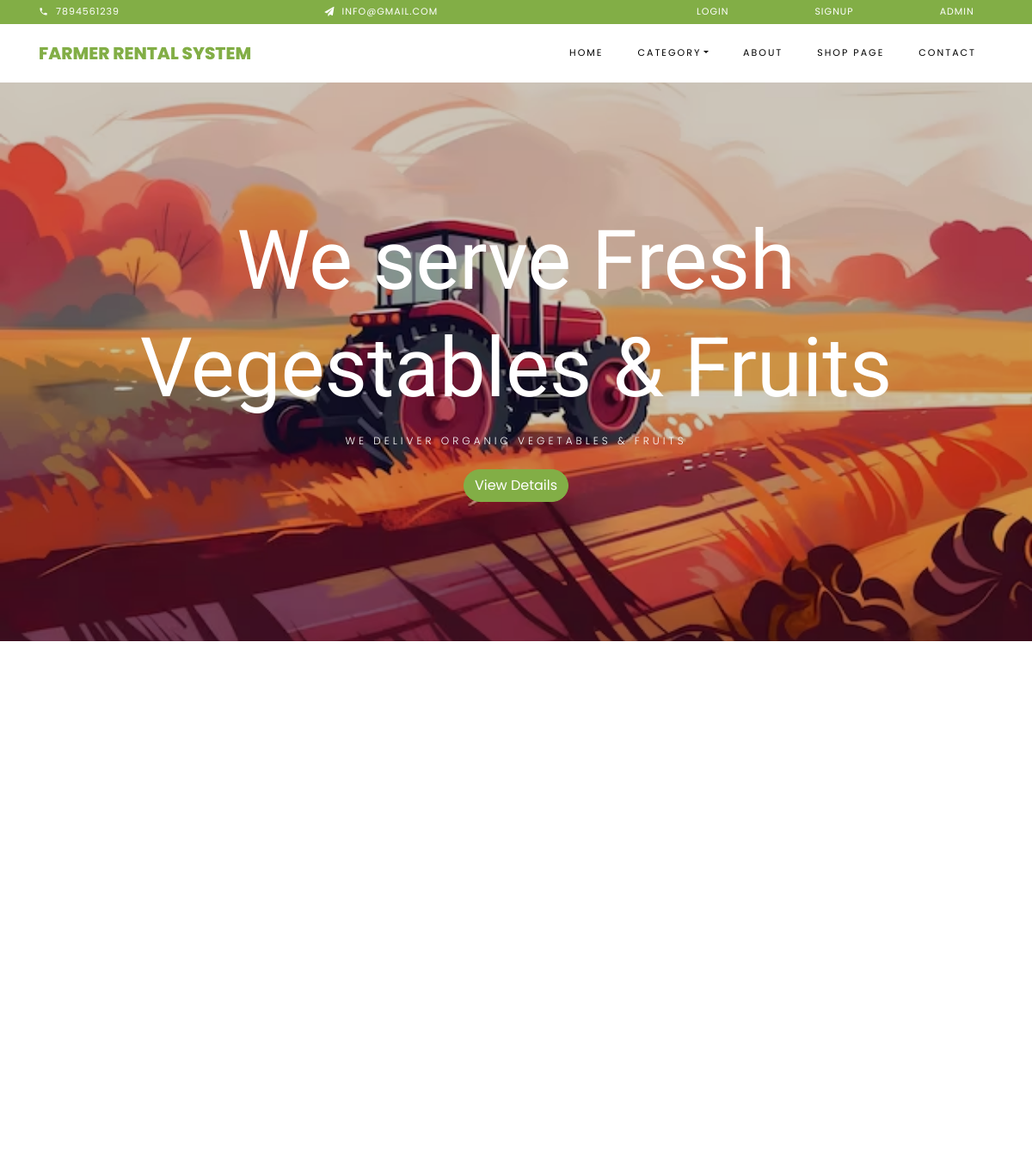
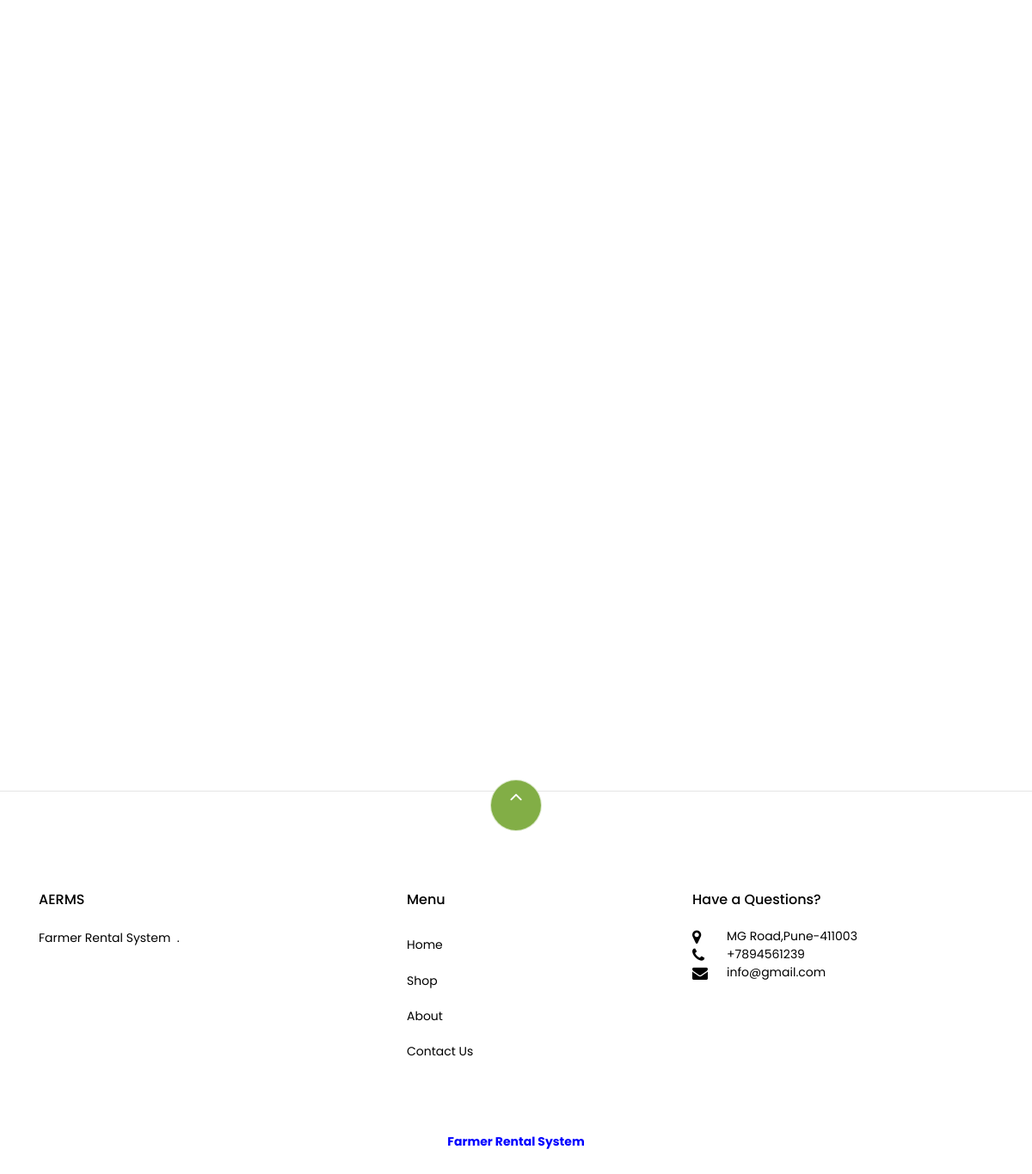
The page / on the database its author committed (2 pictures, top to bottom).
### tables this page shows
CREATE TABLE `tblpage` (
  `ID` int(10) NOT NULL,
  `PageType` varchar(200) DEFAULT NULL,
  `PageTitle` mediumtext DEFAULT NULL,
  `PageDescription` mediumtext DEFAULT NULL,
  `Email` varchar(200) DEFAULT NULL,
  `MobileNumber` bigint(10) DEFAULT NULL,
  `UpdationDate` timestamp NOT NULL DEFAULT current_timestamp() ON UPDATE current_timestamp()
);

### index.php (the view, shortened to what this page needs)
<?php
include('includes/dbconnection.php');
?>
<!DOCTYPE html>
<html lang="en">
  <head>
    <link rel="stylesheet" href="css/open-iconic-bootstrap.min.css">
    <link rel="stylesheet" href="css/animate.css">
    <link rel="stylesheet" href="css/owl.carousel.min.css">
    <link rel="stylesheet" href="css/owl.theme.default.min.css">
    <link rel="stylesheet" href="css/magnific-popup.css">
    <link rel="stylesheet" href="css/aos.css">
    <link rel="stylesheet" href="css/ionicons.min.css">
    <link rel="stylesheet" href="css/bootstrap-datepicker.css">
    <link rel="stylesheet" href="css/jquery.timepicker.css">
    <link rel="stylesheet" href="css/flaticon.css">
    <link rel="stylesheet" href="css/icomoon.css">
    <link rel="stylesheet" href="css/style.css">
  </head>
  <body class="goto-here">
		<?php include_once('includes/header.php');?>
    <section id="home-section" class="hero">
		  <div class="home-slider owl-carousel">
	      <div class="slider-item" style="background-image: url(images/bg_1.jpg);">
	      	<div class="overlay"></div>
	        <div class="container">
	          <div class="row slider-text justify-content-center align-items-center" data-scrollax-parent="true">
	            <div class="col-md-12 ftco-animate text-center">
	              <h1 class="mb-2">We serve Fresh Vegestables &amp; Fruits</h1>
	              <h2 class="subheading mb-4">We deliver organic vegetables &amp; fruits</h2>
	              <p><a href="#" class="btn btn-primary">View Details</a></p>
	            </div>
	          </div>
	        </div>
	      </div>
	    </div>
    </section>
    <section class="ftco-section">
			<div class="container">
				<div class="row no-gutters ftco-services">
        </div>
			</div>
		</section>
    <section class="ftco-section">
    	<div class="container">
				<div class="row justify-content-center mb-3 pb-3">
        </div>
    	</div>
    	<div class="container">
    		<div class="row">
    		</div>
    	</div>
    </section>
     <?php include_once('includes/footer.php');?>
  </body>
</html>

### includes/header.php (shortened to what this page needs)
<div class="py-1 bg-primary">
        <div class="container">
            <div class="row no-gutters d-flex align-items-start align-items-center px-md-0">
                <div class="col-lg-12 d-block">
                    <div class="row d-flex">
                        <?php
 $query=mysqli_query($con,"select * from  tblpage where PageType='contactus'");
 while ($row=mysqli_fetch_array($query)) {
 ?>
                        <div class="col-md pr-4 d-flex topper align-items-center">
                            <div class="icon mr-2 d-flex justify-content-center align-items-center"><span class="icon-phone2"></span></div>
                            <span class="text"><?php  echo $row['MobileNumber'];?></span>
                        </div>
                        <div class="col-md pr-4 d-flex topper align-items-center">
                            <div class="icon mr-2 d-flex justify-content-center align-items-center"><span class="icon-paper-plane"></span></div>
                            <span class="text"><?php  echo $row['Email'];?></span>
                        </div><?php } ?>
                         <?php if (strlen($_SESSION['uid']==0)) {?>
                        <div class="col-md-5 pr-4 d-flex topper align-items-center text-lg-right">
                            <a href="login.php"><span class="text" style="padding-left: 100px;">Login</span></a>
                            <a href="signup.php"><span class="text" style="padding-left: 100px;">Signup</span></a>
                             <a href="admin/login.php"><span class="text" style="padding-left: 100px;">Admin</span></a>
                        </div><?php } ?>
                    </div>
                </div>
            </div>
          </div>
    </div>
    <nav class="navbar navbar-expand-lg navbar-dark ftco_navbar bg-dark ftco-navbar-light" id="ftco-navbar">
        <div class="container">
          <a class="navbar-brand" href="index.php"> Farmer Rental System</a>
          <div class="collapse navbar-collapse" id="ftco-nav">
            <ul class="navbar-nav ml-auto">
              <li class="nav-item active"><a href="index.php" class="nav-link">Home</a></li>
              <li class="nav-item dropdown">
              <a class="nav-link dropdown-toggle" href="#" id="dropdown04" data-toggle="dropdown" aria-haspopup="true" aria-expanded="false">Category</a>
            </li>
              <li class="nav-item"><a href="about.php" class="nav-link">About</a></li>
              <li class="nav-item"><a href="shop.php" class="nav-link">Shop Page</a></li>
              <li class="nav-item"><a href="contact.php" class="nav-link">Contact</a></li>
            </ul>
          </div>
        </div>
      </nav>

### includes/footer.php
   <footer class="ftco-footer ftco-section">
     <div class="container">
       <div class="row">
           <div class="mouse">
                       <a href="#" class="mouse-icon">
                           <div class="mouse-wheel"><span class="ion-ios-arrow-up"></span></div>
                       </a>
                   </div>
       </div>
       <div class="row mb-5">
         <div class="col-md">
           <div class="ftco-footer-widget mb-4">
             <h2 class="ftco-heading-2">AERMS</h2>
             <?php
$query=mysqli_query($con,"select * from  tblpage where PageType='aboutus'");
while ($row=mysqli_fetch_array($query)) {
?>
             <p><?php  echo $row['PageDescription'];?>.</p><?php } ?>
           </div>
         </div>
         <div class="col-md">
           <div class="ftco-footer-widget mb-4 ml-md-5">
             <h2 class="ftco-heading-2">Menu</h2>
             <ul class="list-unstyled">
               <li><a href="index.php" class="py-2 d-block">Home</a></li>
               <li><a href="shop.php" class="py-2 d-block">Shop</a></li>
               <li><a href="about.php" class="py-2 d-block">About</a></li>
               <li><a href="contact.php" class="py-2 d-block">Contact Us</a></li>
             </ul>
           </div>
         </div>
         <div class="col-md">
           <div class="ftco-footer-widget mb-4">
               <h2 class="ftco-heading-2">Have a Questions?</h2>
               <div class="block-23 mb-3">
                 <ul>
                   <?php
$query=mysqli_query($con,"select * from  tblpage where PageType='contactus'");
while ($row=mysqli_fetch_array($query)) {
?>
                   <li><span class="icon icon-map-marker"></span><span class="text"><?php  echo $row['PageDescription'];?></span></li>
                   <li><span class="icon icon-phone"></span><span class="text">+<?php  echo $row['MobileNumber'];?></span></li>
                   <li><span class="icon icon-envelope"></span><span class="text"><?php  echo $row['Email'];?></span></li><?php } ?>
                 </ul>
               </div>
           </div>
         </div>
       </div>
       <div class="row">
         <div class="col-md-12 text-center">
           <p style="color:blue;font-weight: bolder;"> Farmer   Rental System
                       </p>
         </div>
       </div>
     </div>
   </footer>

### css/icomoon.css (style rules this page uses)
[class^="icon-"], [class*=" icon-"] { font-family: 'icomoon' !important; speak: none; font-style: normal; font-weight: normal; font-variant: normal; text-transform: none; line-height: 1; -webkit-font-smoothing: antialiased; -moz-osx-font-smoothing: grayscale; }
.icon-map-marker:before { content: "\f041"; }
.icon-phone:before { content: "\f095"; }
.icon-envelope:before { content: "\f0e0"; }
.icon-paper-plane:before { content: "\f1d8"; }
.icon-phone2:before { content: "\e0cd"; }

### rows shown on the page
tblpage: MobileNumber "7894561239", Email "INFO@GMAIL.COM", PageDescription "MG Road,Pune-411003", Email "info@gmail.com"
tblpage: PageDescription "Farmer Rental System"
